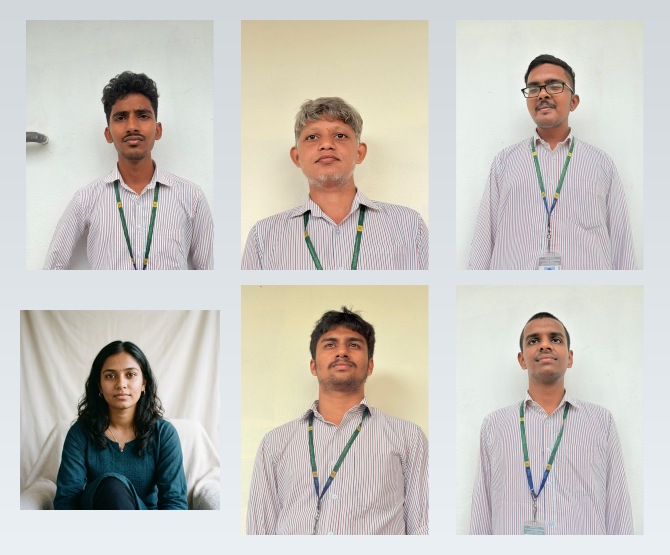
#> input picture test/classroom.jpg, 1340 x 1110 px (shown at 1/2 size)
$ python -i preprocessing.py   (imports and definitions only)   (older library calls are emulated)
#> lines starting #> are read from the running program, lines starting #| are printed output that depends on the picture
#> further down, picture is the input picture: PIL image 1340x1110 RGB; mean R, G, B 201.8, 198.8, 193
import cv2
import numpy as np
from PIL import Image
import torch


# [156 lines left out: functions check_face_quality, align_and_crop_face, not called in this run]


def apply_clahe(image_pil: Image.Image, clip_limit: float = 2.0, grid_size: int = 8) -> Image.Image:
    """
    Apply Contrast Limited Adaptive Histogram Equalization (CLAHE) to normalize
    lighting variations across different capture conditions.

    Operates on the L channel of LAB color space to preserve color information.

    Args:
        image_pil: Input PIL Image (RGB).
        clip_limit: CLAHE contrast clipping limit.
        grid_size: Size of the local region grid.

    Returns:
        CLAHE-enhanced PIL Image (RGB).
    """
#> called with clip_limit = 2, grid_size = 8
    img_np = np.array(image_pil.convert("RGB"))
    lab = cv2.cvtColor(img_np, cv2.COLOR_RGB2LAB)
#> lab: shape (1110, 1340, 3); mean of channels 0, 1, 2 203.8, 128.4, 131.4
    l_channel, a_channel, b_channel = cv2.split(lab)
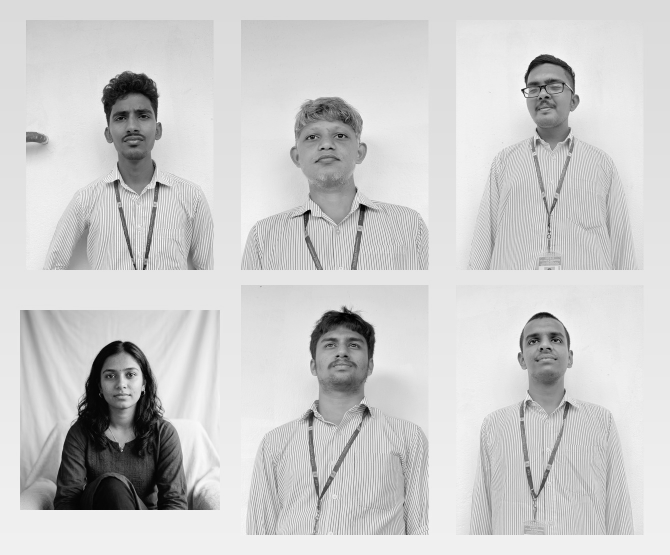
#> l_channel: shape (1110, 1340) (shown at 1/2 size); min 0, max 255, mean 203.8
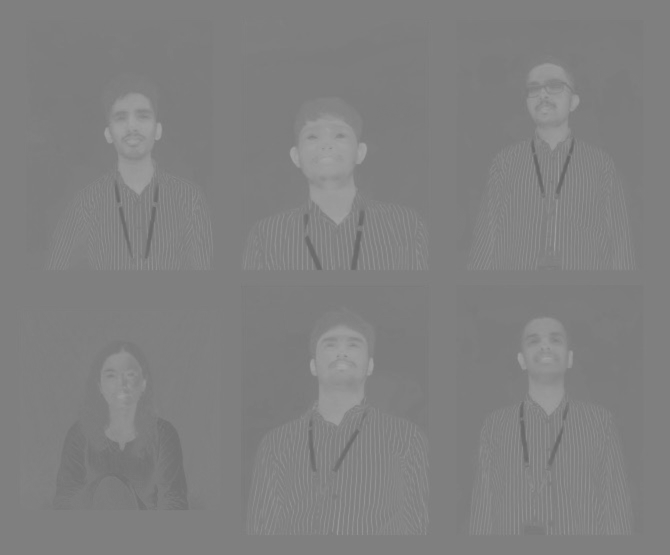
#> a_channel: shape (1110, 1340) (shown at 1/2 size); min 98, max 166, mean 128.4
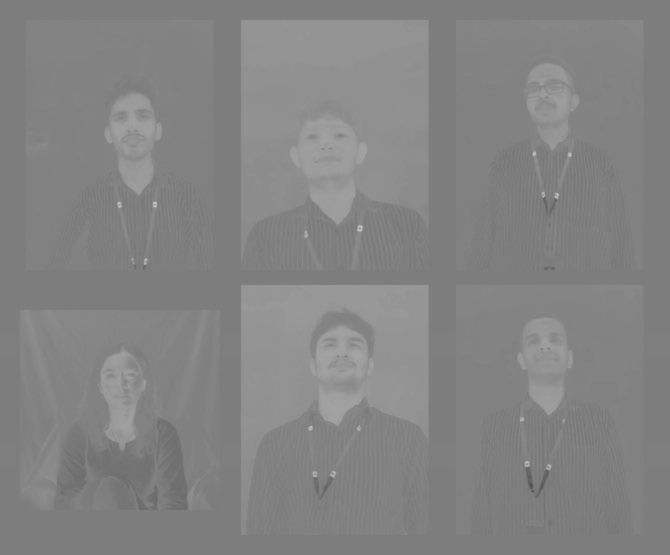
#> b_channel: shape (1110, 1340) (shown at 1/2 size); min 80, max 203, mean 131.4

    clahe = cv2.createCLAHE(clipLimit=clip_limit, tileGridSize=(grid_size, grid_size))
    l_enhanced = clahe.apply(l_channel)
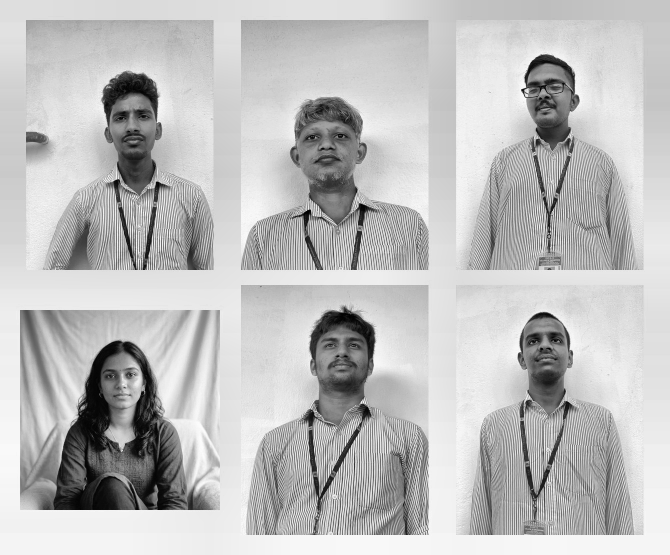
#> l_enhanced: shape (1110, 1340) (shown at 1/2 size); min 0, max 255, mean 189.3

    lab_enhanced = cv2.merge([l_enhanced, a_channel, b_channel])
#> lab_enhanced: shape (1110, 1340, 3); mean of channels 0, 1, 2 189.3, 128.4, 131.4
    rgb_enhanced = cv2.cvtColor(lab_enhanced, cv2.COLOR_LAB2RGB)
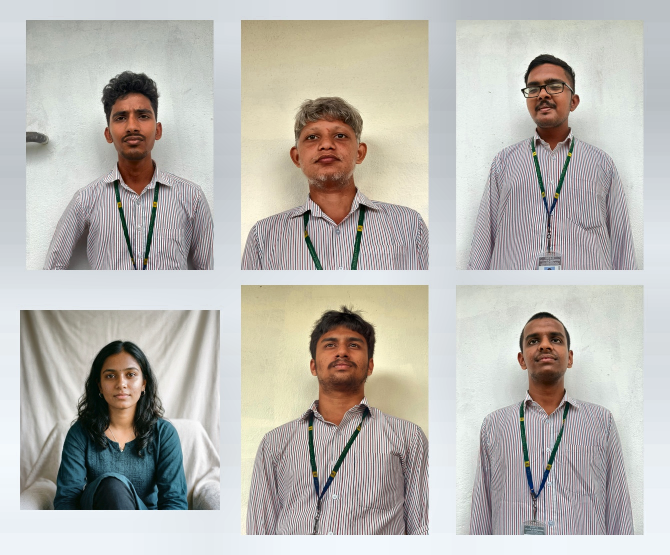
#> rgb_enhanced: shape (1110, 1340, 3) (shown at 1/2 size); mean R, G, B 186.5, 184.1, 178.6
    return Image.fromarray(rgb_enhanced)


# [5 lines left out: function fixed_image_standardization, not called in this run]

>>> from PIL import Image
>>> picture = Image.open('../test/classroom.jpg')
>>> result = apply_clahe(picture)
